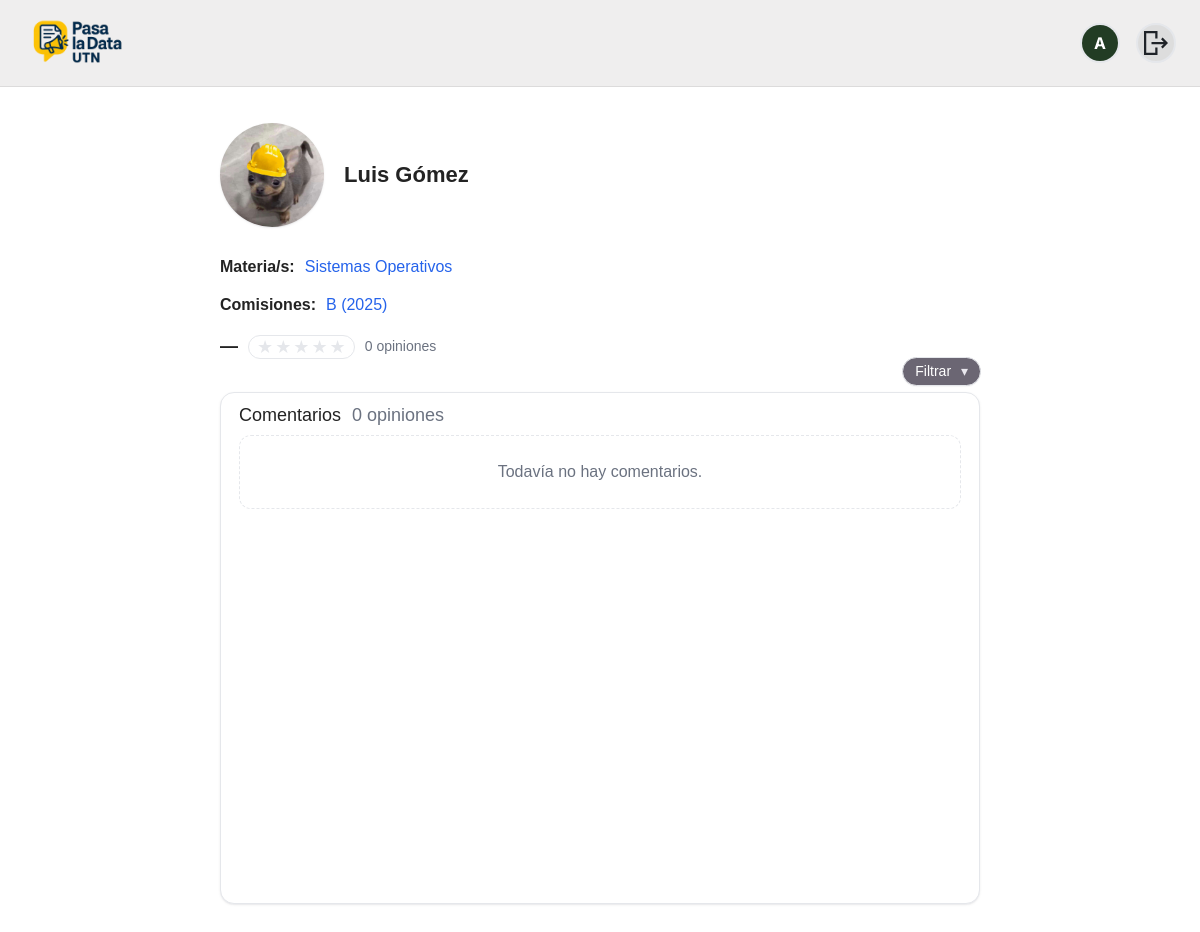
/people/profesor/pro_luis/ (signed in), run on the app's committed database.
### people/models.py (models this page shows, shortened)
class User(AbstractUser):
    class Role(models.TextChoices):
        ALUMNO = "ALU", "Alumno"
        PROFESOR = "PRO", "Profesor"
        ADMIN = "ADM", "Administrador"
    rol = models.CharField(max_length=3, choices=Role.choices)
    legajo = models.CharField(max_length=20, unique=True, null=True, blank=True)  # solo alumnos
    username = models.CharField(max_length=150, blank=True, default='')
    imagen_perfil = models.ImageField(
        upload_to="profiles/", null=True, blank=True
    )

### academics/models.py (models this page shows, shortened)
class Materia(models.Model):
    nombre = models.CharField(max_length=120, unique=True)
    eliminado = models.BooleanField(default=False)
    departamento = models.ForeignKey(Department, on_delete=models.CASCADE, related_name="materias")
    descripcion = models.TextField(blank=True, null=True)
    icono = models.CharField(max_length=4096, blank=True, null=True)
    imagen = models.ImageField(upload_to="materias/", blank=True, null=True)
    created_at = models.DateTimeField(auto_now_add=True)
    class Meta:
        ordering = ["nombre"]

### people/views.py (the view)
# urls.py: path("profesor/<str:username>/", views.perfil_profesor, name="perfil_profesor"),
def perfil_profesor(request, username):
    profesor = get_object_or_404(User, username=username, rol="PRO")
    relaciones = (
        MateriaComisionAnio.objects
        .filter(Q(titular=profesor) | Q(jtp=profesor) | Q(ayudante=profesor))
        .select_related("materia", "comision")
        .order_by("materia__nombre", "comision__nombre", "anio")
    )
    materias = (
        relaciones.values_list("materia__id", "materia__nombre")
        .distinct().order_by("materia__nombre")
    )
    seen = set()
    comisiones = []
    for r in relaciones:
        key = (r.materia_id, r.comision_id, r.anio)
        if key in seen:
            continue
        seen.add(key)
        comisiones.append({
            "materia_id": r.materia_id,
            "id": r.comision_id,
            "nombre": r.comision.nombre,
            "anio": r.anio,
        })
    comisiones.sort(key=lambda x: (x["nombre"], x["anio"]))
    qs_tit = ResenaItem.objects.filter(target_type="TITULAR", titular_id=profesor.id)
    qs_jtp = ResenaItem.objects.filter(target_type="JTP", jtp_id=profesor.id)
    order = request.GET.get("order", "desc")
    if order not in ("asc", "desc"):
        order = "desc"
    order_prefix = "" if order == "asc" else "-"
    items_qs = (qs_tit | qs_jtp).order_by(f"{order_prefix}created_at")
    agg = items_qs.aggregate(promedio=Avg("puntuacion"), cantidad=Count("id"))
    promedio = float(agg["promedio"] or 0.0)
    cantidad = int(agg["cantidad"] or 0)
    full_stars = max(0, min(5, int(round(promedio)) if cantidad else 0))
    rating = {
        "score": f"{promedio:.1f}" if cantidad else "—",
        "count_text": _count_text(cantidad),
        "full_stars": full_stars,
    }
    comentarios = [
        {
            "estrellas": int(it.puntuacion or 0),
            "texto": profanity.censor((it.comentario or "").strip()),
            "fecha": localtime(it.created_at).strftime("%d/%m/%Y %H:%M"),
        }
        for it in items_qs[:50]
    ]
    return render(
        request,
        "people/perfil_profesor.html",
        {
            "profesor": profesor,
            "relaciones": relaciones,
            "materias": materias,
            "comisiones": comisiones,
            "rating": rating,
            "comentarios": comentarios,
            "order": order,
        },
    )

### people/views.py (called while the page is built)
def _count_text(n: int) -> str:
    if n == 1:
        return "1 opinión"
    if n < 1000:
        return f"{n} opiniones"
    miles = n / 1000.0
    txt = f"{miles:.1f}".replace(".", ",")
    if txt.endswith(",0"):
        txt = txt[:-2]
    return f"{txt} k opiniones"

### people/templates/people/perfil_profesor.html (shortened to what this page needs)
{% extends "base.html" %}
{% load static %}
{% block extra_head %}
  <link rel="stylesheet" href="{% static 'css/perfiles.css' %}?v={% now 'U' %}">
{% endblock %}
{% block content %}
<div class="pp-container">
  <section class="pp-header">
    <div class="pp-avatar">
      {% if profesor.imagen_perfil %}
        <img src="{{ profesor.imagen_perfil.url }}" alt="{{ profesor.get_full_name|default:profesor.username }}">
      {% else %}
        <img src="{% static 'people/inge.jpg' %}" alt="{{ profesor.get_full_name|default:profesor.username }}">
      {% endif %}
    </div>
    <div class="pp-headinfo">
      <h1 class="pp-name">{{ profesor.get_full_name|default:profesor.username }}</h1>
    </div>
    <div class="pp-meta">
      <div class="pp-line">
  <span class="pp-field">Materia/s:</span>
  <span class="pp-list">
    {% for mid, mnombre in materias %}
      <a class="pp-link" href="{% url 'academics:perfil_materia' mid %}">{{ mnombre }}</a>{% if not forloop.last %}, {% endif %}
    {% empty %}
      <span class="pp-empty">Sin materias</span>
    {% endfor %}
  </span>
</div>
      <div class="pp-line">
  <span class="pp-field">Comisiones:</span>
  <span class="pp-list">
    {% for c in comisiones %}
      <a class="pp-link" href="{% url 'academics:perfil_comision' c.materia_id c.id c.anio %}">
        {{ c.nombre }} ({{ c.anio }})
      </a>{% if not forloop.last %}, {% endif %}
    {% empty %}
      <span class="pp-empty">Sin comisiones</span>
    {% endfor %}
  </span>
</div>
      <div class="pp-rating-row">
        <span class="pp-score">{{ rating.score }}</span>
        <span class="pp-stars-pill">
          <span class="pp-stars" aria-label="rating">
            {% for i in "12345" %}
              {% if forloop.counter <= rating.full_stars %}
                <i>★</i>
              {% else %}
                <i class="off">★</i>
              {% endif %}
            {% endfor %}
          </span>
        </span>
        <span class="pp-opiniones">{{ rating.count_text }}</span>
      </div>
    </div>
  </section>
  <section class="pp-comments">
    <div class="pp-comments-head">
      <h2>Comentarios <span class="pp-count">{{ rating.count_text }}</span></h2>
      <div class="pp-filter-wrap">
        <button class="pp-filter" id="ppFilterBtn" aria-expanded="false">
          Filtrar <span class="caret">▾</span>
        </button>
      </div>
    </div>
    <div class="pp-comments-box">
      {% for c in comentarios %}
        <article class="pp-comment">
          <div class="pp-stars-badge">
            {% for _ in "12345" %}
              {% if forloop.counter <= c.estrellas %}<i>★</i>{% else %}<i class="off">★</i>{% endif %}
            {% endfor %}
          </div>
          <p class="pp-comment-text">{{ c.texto }}</p>
          <time class="pp-date">{{ c.fecha }}</time>
        </article>
      {% empty %}
        <div class="pp-no-comments">Todavía no hay comentarios.</div>
      {% endfor %}
    </div>
  </section>
</div>
{% endblock %}

### templates/partials/_navbar.html
{% load static %}
<header class="navbar">
  <div class="navbar__inner container-narrow">
    <a class="navbar__brand"
       href="{% if request.user.is_authenticated and request.user.rol == 'ADM' %}
                {% url 'academics:admin_panel' %}
              {% else %}
                {% url 'academics:home' %}
              {% endif %}">
      <img class="navbar__logo" src="{% static 'img/logo.png' %}" alt="Pasa la Data UTN">
    </a>
    <div class="navbar__right">
      {% if request.user.is_authenticated %}
        {% if request.user.rol != "ADM" %}
          <a class="nav-avatar" href="{% url 'people:perfil' %}" title="Mi perfil">
            {% if request.user.imagen_perfil %}
              <img src="{{ request.user.imagen_perfil.url }}" alt="Foto de perfil">
            {% else %}
              <span class="nav-avatar__fallback">
                {{ request.user.get_short_name|default:request.user.username|slice:":1"|upper }}
              </span>
            {% endif %}
          </a>
        {% endif %}
        <a class="nav-avatar" href="{% url 'people:logout' %}" title="Cerrar sesión">
          <img src="{% static 'img/logout.svg' %}" alt="Cerrar sesión" class="logout-icon">
        </a>
      {% else %}
        <a class="btn btn-light btn-sm" href="{% url 'people:register' %}">Registrate</a>
        <a class="btn btn-light btn-sm" href="{% url 'people:login' %}">Iniciar sesión</a>
      {% endif %}
    </div>
  </div>
</header>

### static/css/app.css (style rules this page uses)
html, body { margin: 0; padding: 0; }
header.navbar { background: #efeeee; position: sticky; top: 0; z-index: 50; border-bottom: 1px solid rgba(0,0,0,.08); width: 100%; margin: 0; border-radius: 0 !important; }
.container-narrow { max-width: none; width: 100%; padding: 0 24px; box-sizing: border-box; }
.navbar__inner { display: flex; align-items: center; height: 70px; }
.navbar__brand { display: flex; align-items: center; }
.navbar__logo { height: 105px; width: auto; display: block; object-fit: contain; }
.navbar__right { margin-left: auto; display: flex; align-items: center; gap: 16px; }
:root { --font-ui: "Inter", system-ui, -apple-system, "Segoe UI", Roboto, Helvetica, Arial, sans-serif; }
html { font-family: var(--font-ui) !important; line-height: 1.5; }
body, input, select, textarea, button { font-family: inherit !important; }
*, *::before, *::after { font-kerning: normal; }
header.navbar .nav-avatar { width: 40px; height: 40px; border-radius: 50%; overflow: hidden; display: inline-flex; align-items: center; justify-content: center; text-decoration: none; background: #ddd; color: #333; border: 2px solid #e5e7eb; flex-shrink: 0; }
header.navbar .nav-avatar > img { width: 100%; height: 100%; display: block; object-fit: cover; object-position: center; }
header.navbar .nav-avatar__fallback { width: 100%; height: 100%; display: inline-flex; align-items: center; justify-content: center; font-weight: 700; font-size: 16px; color: #fff; background: #223C24; }

### data on the page
User: user.get_short_name "A"
User: get_full_name "Luis Gómez"
Materia: nombre "Sistemas Operativos"

### other printed values
{{ c.nombre }} "B"
{{ c.anio }} "2025"
{{ rating.score }} "—"
{{ rating.count_text }} "0 opiniones"
